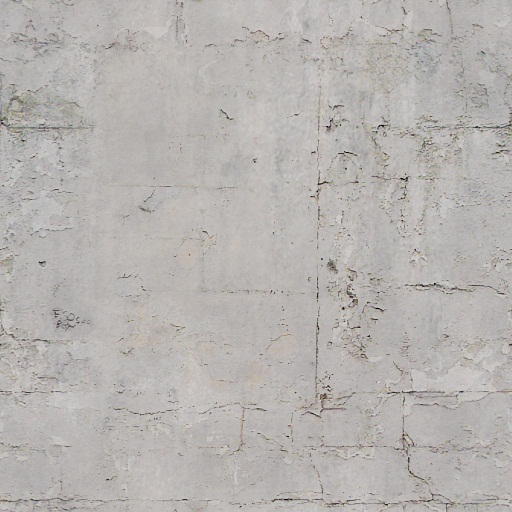
#> input picture GFX/map/olderscp173/map/white.jpg, 512 x 512 px, given in place of concretewall.jpg, which was not available
$ python make_assets26.py
#> lines starting #> are read from the running program, lines starting #| are printed output that depends on the picture
### Tools/roomkit/make_assets5.py
"""Assets for the seventh batch (10 SCPs: 052, 024, 482, 953, 1269, 1440, 2701, 3325, 4258, 6096):
   GFX\\map\\indev_labels5.png (+labels5.json)         yellow SCP labels
   GFX\\map\\indev_doorplates5.png (+doorplates5.json) black plates beside containment doors
   GFX\\map\\indev_plates5.png (+plates5.json)         room name plates and signs
   GFX\\map\\indev_props5.png (+props5.json)           printed things: tablets, clock, menu board, forms, posters
   GFX\\map\\indev_neon5.png (+neon5.json)             things that glow: neon signs, the scoreboard, screens
   GFX\\map\\indev_*.png                               room materials (subway tile, stage, diner, plaster ...)
   GFX\\map\\indev_view0..4.png                        what Freddy's windows look out on
   GFX\\npcs\\indev_*.jpg                              NPC skins on the Class-D body sheets
   GFX\\items\\doc<n>.jpg, doc<n>b.jpg (+ a few c)     documents (own wording, after the wiki articles)"""
import json
import math
import os
import numpy as np
from PIL import Image, ImageDraw, ImageFont, ImageFilter
from make_assets3 import MAPDIR, NPCDIR, F, font, wear, mottle
from make_docs2 import typed, note
import make_npctex as NT

SCPS = [('052', 'EUCLID'), ('024', 'EUCLID'), ('482', 'EUCLID'), ('953', 'KETER'), ('1269', 'EUCLID'),
        ('1440', 'KETER'), ('2701', 'SAFE'), ('3325', 'EUCLID'), ('4258', 'EUCLID'), ('6096', 'KETER')]
CLS = {'SAFE': (30, 120, 40), 'EUCLID': (200, 130, 20), 'KETER': (180, 24, 20)}


# [5 lines left out: function ft, not called in this run]


def save_map(im, name):
    im.save(os.path.join(MAPDIR, name))


# ===================================================================== labels and plates
# [44 lines left out: functions labels, doorplates, not called in this run]


PLATES = [('platform', '59 ST PLATFORM ACCESS'), ('closed', 'CLOSED SAT-SUN 11PM-1AM: TRACK WORK'), ('uptown', 'UPTOWN    A    D'),
          ('hall99', 'HALLWAY 99'), ('kennel', 'K-9 KENNELS'), ('alert', 'KENNEL ALERT'), ('stage', 'SOUND STAGE 024'),
          ('obs', 'REMOTE OBSERVATION LAB'), ('mail', 'MAIL'), ('diner', "FREDDY'S DINER"), ('decon', 'DECONTAMINATION'),
          ('ch6096', 'HUMANOID CHAMBER 6096'), ('holdb', 'HOLDING 6096-B'), ('hoist', 'FAN HOIST'), ('block15', 'CELL BLOCK 15'),
          ('c667', 'CELL 667'), ('intake', 'INTAKE'), ('prop1269', 'PROPERTY 1269'), ('locker482', 'CONTAINMENT LOCKER 482'),
          ('psych', 'PSYCHIATRIC OBSERVATION'), ('rci', 'REAL CHARACTERS INDUSTRIES'), ('labs', 'LG-1 LABORATORIES'),
          ('pens', 'HOLDING PENS'), ('int142', 'INTERVIEW ROOM 142'), ('observe', 'OBSERVATION'), ('onair', 'ON AIR'),
          ('gamma6', 'MTF GAMMA-6 POST'), ('cham', 'CONTAINMENT CHAMBER')]
WARN = ('closed', 'alert', 'hoist', 'c667', 'intake', 'cham')


# [736 lines left out: functions plates, props, neon, noise, subtile, simple_materials and 5 more, not called in this run]


NOTES = {
    'doc052b': ({0: 'Statement, passenger 052-27', 1: 'Got on at 59th, Sat 9 June 1979,', 2: 'after the late show. Two stops.',
                 3: 'Doors opened on this platform', 4: 'and a man with a rifle said', 5: 'what year do you think it is.',
                 7: 'It was the same night. It was', 8: 'the same night when I got on.', 10: 'Can somebody call my mother.'}, '- 052-27'),
    'doc052c': ({1: 'SEND NO MORE.', 4: '(found in a pocket after a', 5: ' ride on SCP-052. The handwriting', 6: ' is the passenger\'s own.)'}, None),
    'doc024b': ({0: 'VHS - found in the stage mailbox', 1: 'Label: GAME 4,117 - ONE PLAYER', 2: 'Picture is good. Every camera',
                 3: 'angle there is. A full house in', 4: 'the bleachers, cheering.', 6: 'The bleachers were empty. I was',
                 7: 'there. I checked them myself.', 9: 'Put it in the box with the', 10: 'other 4,116.'}, '- Obs. lab'),
    'doc482b': ({0: 'Locker 482 - attendant card', 1: 'Wearer calm in under a minute.', 2: 'Alpha lasts 1.5 to 2.5 min here.',
                 3: 'Get them back to me before that.', 5: 'If it goes past: you have about', 6: 'a minute before the changes are',
                 7: 'too far. Protocol is protocol.', 9: 'They always say they feel fine.', 10: 'They do. That is the problem.'}, '- Orderly 3'),
    'doc953b': ({0: 'Hallway 99 - kennel rules', 1: 'Never let the dogs go quiet.', 2: 'KENNEL ALERT sets them off.',
                 3: 'Stand among the kennels if she', 4: 'calls you. She will call you.', 5: 'She will sound like somebody you',
                 6: 'want to help. Look for the', 7: 'ears, the eyes, a tail.', 9: 'Call her Kumiho. Never the', 10: 'other word.'}, '- Handler Seo'),
    'doc1269b': ({0: 'My dearest,', 1: 'I watch you water the plants on', 2: 'the sill every morning and I think',
                  3: 'there is nobody in the world as', 4: 'careful as you. I would be', 5: 'careful with you too. I would wait',
                  6: 'by the road for you forever.', 8: 'I am already by the road.', 9: 'I am always by the road.'}, None),
    'doc1269c': ({1: 'WHO IS HE', 3: 'WHO IS HE', 5: 'I SAW HIM IN THE HALL', 7: 'MAKE HIM LEAVE', 9: 'MINE MINE MINE'}, None),
    'doc1440b': ({0: 'To whoever has this room next -', 2: 'I am sorry about the lights, and', 3: 'the pipes, and the ceiling. It',
                  4: 'is always the same. I stay as', 5: 'short a time as I am let.', 7: 'I left the cards. They are the only',
                  8: 'things that never break near me.', 10: 'If you find a way, use it.'}, None),
    'doc2701b': ({0: 'Decard (transcript, part)', 1: '"You know how you break an', 2: 'animal? You take away its hope.', 3: 'Block every exit. Let the dread',
                  4: 'seep in."', 6: '"I didn\'t make it, son. I had', 7: 'help. Hate and grief are a', 8: 'currency to some."',
                  10: 'He filled in 137 forms.'}, '- Agent, 1970'),
    'doc3325b': ({0: 'REAL CHARACTERS! (brochure)', 1: 'Children are bored of puppets.', 2: 'They know it is all fake.',
                  3: 'We give them characters that are', 4: 'ALIVE - who teach them to manage', 5: 'their emotions and solve life',
                  6: 'problems, realistically.', 8: 'You can\'t get more real than', 9: 'that!'}, '- RCI'),
    'doc3325c': ({0: 'Tape found behind a prop', 1: 'Written on the case:', 2: '"we shouldn\'t have played God"', 4: 'Audio: something singing "let\'s',
                  5: 'be real today" in a voice that', 6: 'is too high, over and over,', 7: 'and under it somebody crying.'}, '- Recovery team'),
    'doc4258b': ({0: 'On a napkin:', 1: 'Best pie in eleven realities.', 2: 'Freddy says the windows show', 3: 'where the last one through came',
                  4: 'from. When you came in they', 5: 'showed a grey hall with lights.', 7: 'That is where you are from.', 8: 'I\'m sorry.'}, '- a regular'),
    'doc6096b': ({0: 'Welcome to Zeta-29.', 1: 'The booze is under the sink.', 3: 'You can\'t hurt it. You can\'t try.', 4: 'You can\'t even want to for long.',
                  6: 'If it picks somebody in the', 7: 'next room you WILL hold the door.', 9: 'If it picks you - only you can', 10: 'touch it. Get lucky.'}, '- C. Symanski'),
}

TITLES = {
    'doc052': 'Document SCP-052', 'doc052b': 'Passenger 052-27 Statement', 'doc052c': 'Send No More Note',
    'doc024': 'Document SCP-024', 'doc024b': 'Game 4,117 Tape Label',
    'doc482': 'Document SCP-482', 'doc482b': 'Locker 482 Attendant Card',
    'doc953': 'Document SCP-953', 'doc953b': 'Hallway 99 Kennel Rules',
    'doc1269': 'Document SCP-1269', 'doc1269b': 'Unaddressed Letter', 'doc1269c': 'Unaddressed Letter (Later)',
    'doc1440': 'Document SCP-1440', 'doc1440b': 'Note Left With the Cards',
    'doc2701': 'Document SCP-2701', 'doc2701b': 'Decard Interview (Part)',
    'doc3325': 'Document SCP-3325', 'doc3325b': 'Real Characters! Brochure', 'doc3325c': 'Tape Case Note',
    'doc4258': 'Document SCP-4258', 'doc4258b': "Napkin From Freddy's",
    'doc6096': 'Document SCP-6096', 'doc6096b': 'Zeta-29 Welcome Notice',
}


# [16 lines that do not run on import are left out]

### Tools/roomkit/make_assets26.py
r"""Textures of the twenty-sixth batch, the outdoor expansion (original, drawn here or recoloured from SCP:CB's own):
     GFX\map\indev_o_moss.png       damp concrete with moss (from concretewall.jpg)
     GFX\map\indev_o_damp.png       a damp, water-stained painted wall (from whitewall.jpg)
     GFX\map\indev_o_rust.png       weathered metal (from metal.jpg)
     GFX\map\indev_o_mud.png        muddy ground with needles      indev_o_grass.png  wet grass and moss
     GFX\map\indev_o_asphalt.png    wet asphalt                    indev_o_road.png   wet asphalt with a yellow centre line
     GFX\map\indev_o_bark.png       bark                           indev_o_needles.png evergreen needles
     GFX\map\indev_o_rock.png       grey rock
     GFX\map\indev_o_forest.png     the tree line: layered evergreen silhouettes fading into fog (the edge of the map)
     GFX\map\indev_o_window.png     a rain-streaked window onto the forest
     GFX\map\indev_o_stripes.png    yellow-black floor marking  indev_o_sign.png  RESTRICTED AREA sign
     GFX\map\indev_o_screen.png     a terminal screen            indev_o_broken.png a cracked monitor
     GFX\map\indev_o_panel.png      an electrical panel          indev_o_rain.png   rain streaks (alpha) for the overlay
   No real place names appear anywhere in this batch.
   python make_assets26.py"""
import math
import os
import random
from PIL import Image, ImageDraw, ImageFilter, ImageFont, ImageEnhance
from make_assets5 import save_map, MAPDIR

FONT = r"C:\Windows\Fonts\arialbd.ttf"
R = random.Random(26)


def noise(size, base, amp, blur=1.0, seed=0):
    rnd = random.Random(seed)
    im = Image.new('RGB', size, base)
    px = im.load()
    for y in range(size[1]):
        for x in range(size[0]):
            n = rnd.randint(-amp, amp)
            px[x, y] = tuple(max(0, min(255, c + n)) for c in base)
    return im.filter(ImageFilter.GaussianBlur(blur))


def blotches(im, col, n, rmin, rmax, alpha, seed):
    rnd = random.Random(seed)
    ov = Image.new('RGBA', im.size, (0, 0, 0, 0))
    d = ImageDraw.Draw(ov)
    for _ in range(n):
        x, y, r = rnd.randint(0, im.size[0]), rnd.randint(0, im.size[1]), rnd.randint(rmin, rmax)
        d.ellipse([x - r, y - r, x + r, y + r], fill=col + (alpha,))
    ov = ov.filter(ImageFilter.GaussianBlur(rmin / 2 + 2))
    return Image.alpha_composite(im.convert('RGBA'), ov).convert('RGB')


def recolour(src, name, tint, moss=False, stains=False):
#> called with src = 'concretewall.jpg', name = 'indev_o_moss.png', tint = (70, 90, 70), moss = True, stains = False
    im = Image.open(os.path.join(MAPDIR, src)).convert('RGB').resize((512, 512))
#> im is the input picture: PIL image 512x512 RGB; mean R, G, B 182.8, 179.1, 176.1
    im = ImageEnhance.Color(im).enhance(0.5)
    im = Image.blend(im, Image.new('RGB', im.size, tint), 0.25)
    if moss:
        im = blotches(im, (54, 86, 38), 70, 10, 40, 160, 1)
#> in blotches, `ov = Image.new('RGBA', im.size, (0, 0, 0, 0))`: ov: PIL image 512x512 RGBA; every value is 0
        d = ImageDraw.Draw(im)
        rnd = random.Random(2)
        for _ in range(900):                                   # a fuzz of moss at the bottom edge
            x = rnd.randint(0, 511)
            y = 511 - int(abs(rnd.gauss(0, 50)))
            d.point((x, y), fill=(60 + rnd.randint(0, 30), 100 + rnd.randint(0, 40), 40))
    if stains:
        d = ImageDraw.Draw(im)
        rnd = random.Random(3)
        for _ in range(26):                                    # water runs down from the top
            x = rnd.randint(0, 511)
            l = rnd.randint(80, 400)
            for y in range(l):
                d.point((x + int(3 * math.sin(y / 30.0)), y), fill=(120, 116, 100))
        im = im.filter(ImageFilter.GaussianBlur(0.8))
    save_map(im, name)
#> call 2 of recolour, with src = 'whitewall.jpg', name = 'indev_o_damp.png', tint = (150, 150, 130), moss = False, stains = True
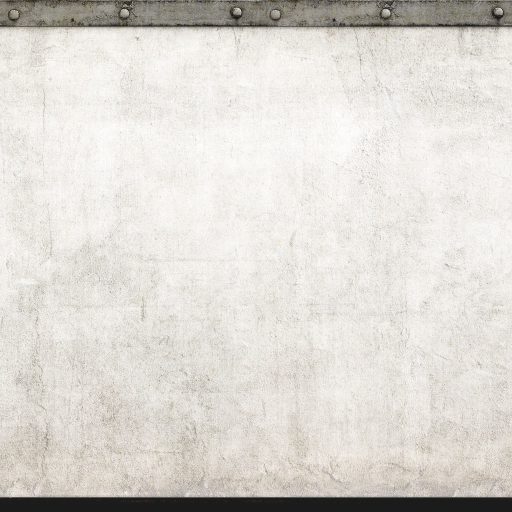
#> input picture GFX/map/olderscp173/map/whitewall.jpg, 1024 x 1024 px, found by its file name (shown at 1/2 size)


def ground(name, base, seed, needles=False):
    im = noise((256, 256), base, 22, 1.2, seed)
    im = blotches(im, tuple(max(0, c - 30) for c in base), 40, 6, 20, 120, seed + 1)
#> call 2 of blotches, with col = (48, 34, 16), n = 40, rmin = 6, rmax = 20, alpha = 120, seed = 21
#> in blotches (call 2), `ov = Image.new('RGBA', im.size, (0, 0, 0, 0))`: ov: PIL image 256x256 RGBA; every value is 0
#> in blotches (call 2), `ov = ov.filter(ImageFilter.GaussianBlur(rmin / 2 + 2))`:
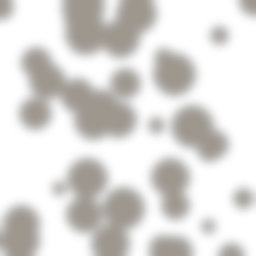
#> ov: PIL image 256x256 RGBA; mean R, G, B, A 16.8, 11.9, 5.6, 42; transparent parts drawn white
    if needles:
        d = ImageDraw.Draw(im)
        rnd = random.Random(seed + 2)
        for _ in range(500):
            x, y, a = rnd.randint(0, 255), rnd.randint(0, 255), rnd.uniform(0, math.pi)
            d.line([(x, y), (x + 6 * math.cos(a), y + 6 * math.sin(a))], fill=(96, 70, 40), width=1)
#> this loop made 500 passes
#> (x, y, a) on passes 1 to 3: (71, 124, 0.0742), (228, 94, 2.21), (176, 40, 0.728)
    save_map(im, name)


def road(name, line):
    im = noise((256, 256), (52, 54, 56), 16, 0.8, 9)
    im = blotches(im, (30, 32, 36), 20, 10, 30, 90, 10)               # puddles
    if line:
        d = ImageDraw.Draw(im)
        d.rectangle([122, 0, 133, 150], fill=(200, 170, 40))
    save_map(im, name)


def bark():
    im = noise((128, 256), (72, 52, 38), 18, 0.6, 11)
    d = ImageDraw.Draw(im)
    for x in range(0, 128, 9):
        d.line([(x + R.randint(-2, 2), 0), (x + R.randint(-2, 2), 255)], fill=(40, 28, 20), width=2)
    save_map(im, 'indev_o_bark.png')


def needles():
    im = noise((128, 128), (34, 60, 36), 22, 0.4, 12)
    d = ImageDraw.Draw(im)
    for _ in range(700):
        x, y = R.randint(0, 127), R.randint(0, 127)
        d.line([(x, y), (x + R.randint(-4, 4), y + 5)], fill=(R.randint(20, 50), R.randint(70, 100), R.randint(30, 50)))
    save_map(im, 'indev_o_needles.png')
#> in blotches (call 6), `ov = Image.new('RGBA', im.size, (0, 0, 0, 0))`: ov: PIL image 128x128 RGBA; every value is 0
#> in blotches (call 6), `ov = ov.filter(ImageFilter.GaussianBlur(rmin / 2 + 2))`:
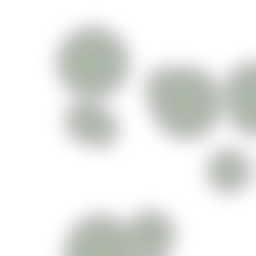
#> ov: PIL image 128x128 RGBA (shown 2 times larger); mean R, G, B, A 17.8, 22.2, 15.5, 26.6; transparent parts drawn white
#> in blotches (call 6), `return Image.alpha_composite(im.convert('RGBA'), ov).convert('RGB')`:
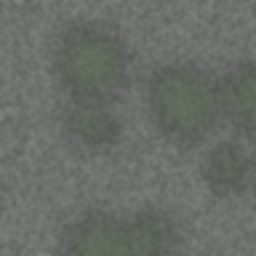
#> returned value: PIL image 128x128 RGB (shown 2 times larger); mean R, G, B 105.4, 108.6, 104.7


def forest():
    W, H = 1024, 512
    im = Image.new('RGB', (W, H), (150, 156, 160))
#> im: PIL image 1024x512 RGB
    d = ImageDraw.Draw(im)
    for y in range(H):                                                 # overcast sky into fog
        t = y / H
        d.line([(0, y), (W, y)], fill=(int(160 - 40 * t), int(166 - 40 * t), int(170 - 36 * t)))
    rnd = random.Random(13)
    for layer, (shade, base, hmin, hmax) in enumerate(((120, 330, 120, 200), (88, 380, 160, 260), (56, 430, 200, 320), (30, 470, 240, 380))):
        x = -30
        while x < W + 30:
            h = rnd.randint(hmin, hmax)
            w = h * rnd.uniform(0.28, 0.4)
            c = (shade - 10, shade + 4, shade - 6)
            d.polygon([(x, base), (x + w, base), (x + w / 2, base - h)], fill=c)
            x += rnd.randint(14, 34)
        d.rectangle([0, base, W, H], fill=(shade - 14, shade - 4, shade - 12))
    im = im.filter(ImageFilter.GaussianBlur(1.4))
    save_map(im, 'indev_o_forest.png')


def window():
    im = Image.open(os.path.join(MAPDIR, 'indev_o_forest.png')).resize((512, 256))
#> im: PIL image 512x256 RGB
    d = ImageDraw.Draw(im)
    rnd = random.Random(14)
    for _ in range(120):
        x, y, l = rnd.randint(0, 511), rnd.randint(0, 255), rnd.randint(10, 60)
        d.line([(x, y), (x + rnd.randint(-2, 2), y + l)], fill=(200, 206, 210), width=1)
    d.rectangle([0, 0, 511, 255], outline=(60, 62, 64), width=14)
    d.line([(256, 0), (256, 255)], fill=(60, 62, 64), width=8)
    save_map(im.filter(ImageFilter.GaussianBlur(0.7)), 'indev_o_window.png')
#> in save_map (call 12), `im.save(os.path.join(MAPDIR, name))`:
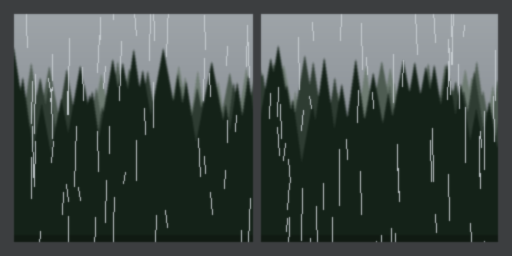
#> saved as indev_o_window.png: PIL image 512x256 RGB; mean R, G, B 65.1, 74.8, 70.8


def stripes():
    im = Image.new('RGB', (128, 128), (220, 180, 30))
#> im: PIL image 128x128 RGB
    d = ImageDraw.Draw(im)
    for k in range(-128, 256, 40):
        d.polygon([(k, 0), (k + 20, 0), (k + 148, 128), (k + 128, 128)], fill=(24, 24, 24))
    save_map(im, 'indev_o_stripes.png')
#> in save_map (call 13), `im.save(os.path.join(MAPDIR, name))`:
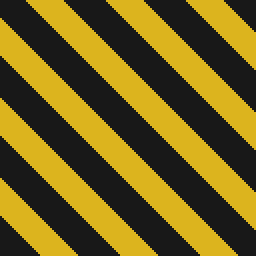
#> saved as indev_o_stripes.png: PIL image 128x128 RGB (shown 2 times larger); mean R, G, B 116.7, 97.8, 26.8


def sign():
    im = Image.new('RGB', (512, 256), (235, 235, 230))
#> im: PIL image 512x256 RGB
    d = ImageDraw.Draw(im)
    d.rectangle([0, 0, 511, 80], fill=(180, 30, 30))
    d.text((256, 40), 'RESTRICTED AREA', font=ImageFont.truetype(FONT, 44), fill=(255, 255, 255), anchor='mm')
    d.text((256, 130), 'AUTHORIZED PERSONNEL ONLY', font=ImageFont.truetype(FONT, 30), fill=(20, 20, 20), anchor='mm')
    d.text((256, 190), 'Use of deadly force authorized', font=ImageFont.truetype(FONT, 24), fill=(60, 60, 60), anchor='mm')
    d.rectangle([4, 4, 507, 251], outline=(30, 30, 30), width=6)
    save_map(im, 'indev_o_sign.png')
#> in save_map (call 14), `im.save(os.path.join(MAPDIR, name))`:
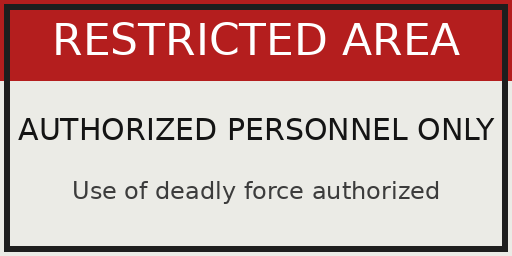
#> saved as indev_o_sign.png: PIL image 512x256 RGB; mean R, G, B 199.5, 160.9, 157.9


def screen(name, broken):
#> called with name = 'indev_o_screen.png', broken = 0
    im = Image.new('RGB', (256, 192), (14, 30, 22))
    d = ImageDraw.Draw(im)
    rnd = random.Random(15 + broken)
    for k in range(9):
        d.text((14, 14 + k * 18), ''.join(rnd.choice('0123456789ABCDEF:/- ') for _ in range(22)),
               font=ImageFont.truetype(FONT, 12), fill=(90, 220, 120))
    if broken:
        im = ImageEnhance.Brightness(im).enhance(0.4)
        d = ImageDraw.Draw(im)
        cx, cy = 150, 80
        for _ in range(14):
            a = rnd.uniform(0, 2 * math.pi)
            l = rnd.randint(40, 160)
            d.line([(cx, cy), (cx + l * math.cos(a), cy + l * math.sin(a))], fill=(220, 220, 220), width=2)
    d.rectangle([0, 0, 255, 191], outline=(30, 30, 30), width=12)
    save_map(im, name)


def panel():
    im = Image.new('RGB', (256, 256), (120, 126, 120))
    d = ImageDraw.Draw(im)
    for r in range(4):
        for c in range(3):
            x, y = 24 + c * 74, 30 + r * 52
            d.rectangle([x, y, x + 50, y + 34], fill=(40, 40, 40))
            d.rectangle([x + 18, y + 6, x + 32, y + 28], fill=(200, 200, 190))
    d.rectangle([0, 0, 255, 255], outline=(60, 60, 60), width=8)
    d.text((128, 240), 'DANGER 480V', font=ImageFont.truetype(FONT, 16), fill=(200, 30, 30), anchor='mm')
    save_map(im, 'indev_o_panel.png')


def rain():
    im = Image.new('RGBA', (256, 256), (0, 0, 0, 0))
    d = ImageDraw.Draw(im)
    rnd = random.Random(16)
    for _ in range(170):
        x, y, l = rnd.randint(0, 255), rnd.randint(0, 255), rnd.randint(12, 34)
        a = rnd.randint(50, 120)
        for k in range(2):                                             # drawn twice, wrapped, so it tiles
            d.line([(x, y - 256 * k), (x - 3, y + l - 256 * k)], fill=(200, 210, 220, a), width=1)
    im.save(os.path.join(MAPDIR, 'indev_o_rain.png'))


if __name__ == '__main__':
    recolour('concretewall.jpg', 'indev_o_moss.png', (70, 90, 70), moss=True)
    recolour('whitewall.jpg', 'indev_o_damp.png', (150, 150, 130), stains=True)
    recolour('metal.jpg', 'indev_o_rust.png', (120, 70, 40))
    ground('indev_o_mud.png', (78, 64, 46), 20, needles=True)
    ground('indev_o_grass.png', (58, 80, 44), 22)
    road('indev_o_asphalt.png', False)
    road('indev_o_road.png', True)
    bark()
    needles()
    im = noise((128, 128), (112, 114, 112), 26, 1.0, 17)
    save_map(blotches(im, (80, 100, 70), 10, 6, 16, 120, 18), 'indev_o_rock.png')
    forest()
    window()
    stripes()
    sign()
    screen('indev_o_screen.png', 0)
    screen('indev_o_broken.png', 1)
    panel()
    rain()
    print('batch 26 textures written')
